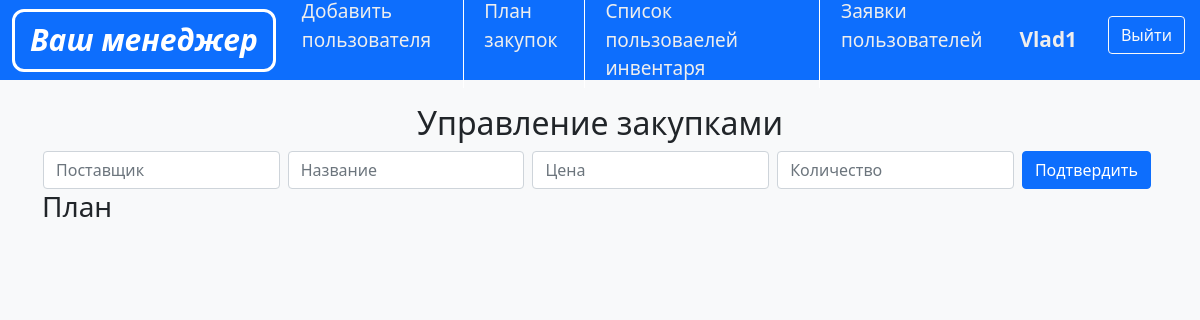
/plan_admin/ (signed in), run on an earlier commit of the app's database.
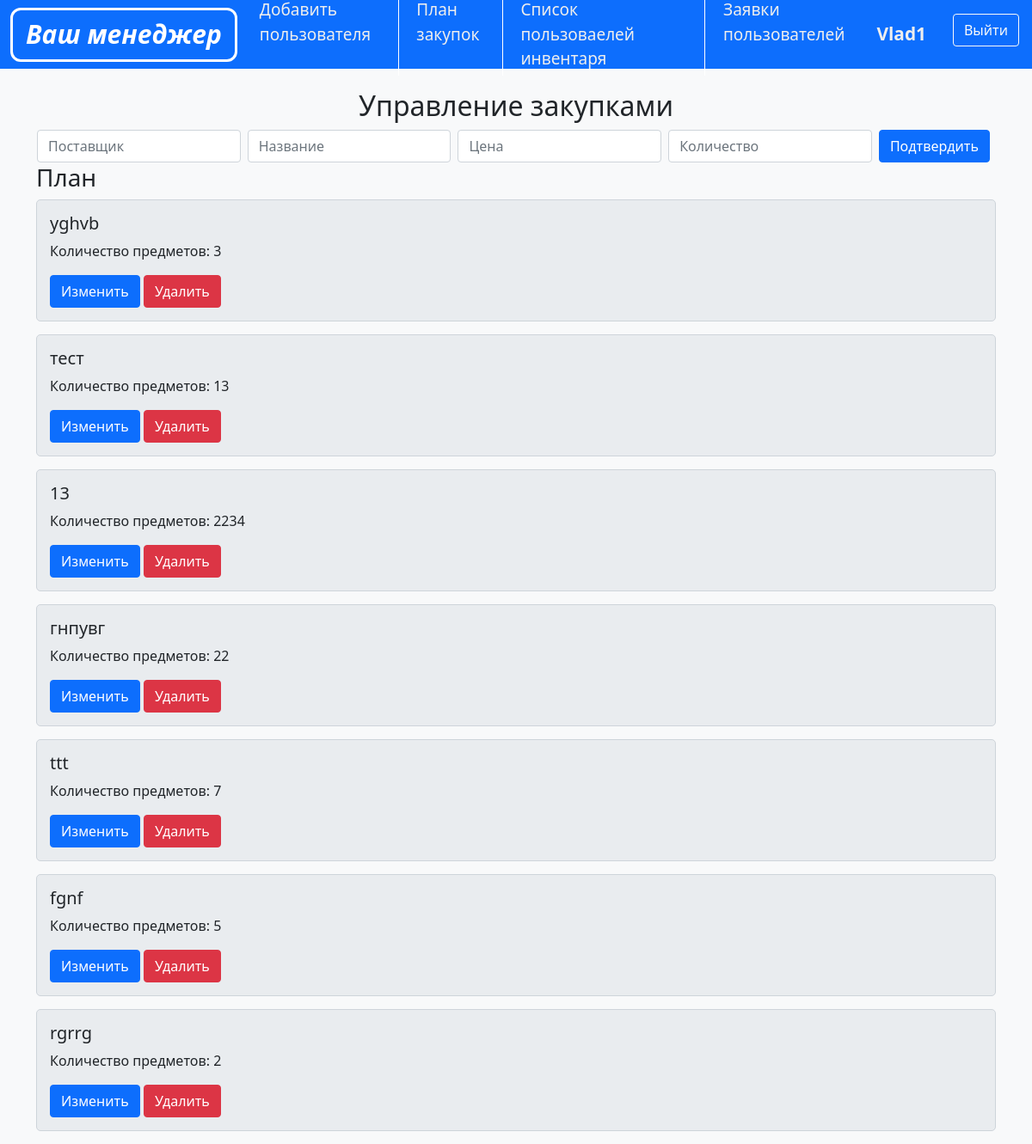
And on a later commit of the database.
### data/models/user.py (models this page shows)
class User(SqlAlchemyBase, UserMixin, SerializerMixin):
    __tablename__ = 'user'
    id = sqlalchemy.Column(sqlalchemy.Integer, primary_key=True)
    type = sqlalchemy.Column(sqlalchemy.String)
    password = sqlalchemy.Column(sqlalchemy.String)
    name = sqlalchemy.Column(sqlalchemy.String)
    invent = sqlalchemy.Column(sqlalchemy.Integer)

### data/models/procurments.py (models this page shows)
class Procurements(SqlAlchemyBase, UserMixin, SerializerMixin):
    __tablename__ = 'procurements'
    id = sqlalchemy.Column(sqlalchemy.Integer, primary_key=True)
    name = sqlalchemy.Column(sqlalchemy.String)
    count = sqlalchemy.Column(sqlalchemy.Integer)
    price = sqlalchemy.Column(sqlalchemy.Integer)
    supplier = sqlalchemy.Column(sqlalchemy.String)
    status = sqlalchemy.Column(sqlalchemy.String)

### main.py (the view)
@app.route('/plan_admin/', methods=["GET"])
@login_required
def plan_admin_get():
    cur_user = flask_login.current_user
    if cur_user.type == "admin":
        inventory = db_ses.query(Procurements).all()
        return render_template('plan_admin.html', name=cur_user.name, inventory=inventory)
    return "", 403

### main.py (called while the page is built)
@manager.user_loader
def load_user(user_id):
    return db_ses.query(User).get(user_id)

### templates/plan_admin.html (shortened to what this page needs)
{% extends "base.html" %}
{% block content %}
<div class="container">
    <div class="inventory-list">
        <h2 align="center">Управление закупками</h2>
        <table align="center">
            <tr>
                <form method="POST">
                    <td><input type="text" class="form-control" name="supplier" placeholder="Поставщик" required></td>
                    <td><input type="text" class="form-control" name="name_item" placeholder="Название" required></td>
                    <td><input type="number" class="form-control" name="price" placeholder="Цена" required></td>
                    <td><input type="number" class="form-control" name="quantity" placeholder="Количество" required>
                    </td>
                    <td>
                        <button class="btn btn-primary">Подтвердить</button>
                    </td>
                </form>
            </tr>
        </table>
    </div>
    <h3>План</h3>
    <div class="col-sm-12">
        {% for item in inventory %}
        <div class="col-md-28">
            <div class="inventory-item">
                <h5 id="itemName{{ item.id }}">{{ item.name }}</h5>
                <p>Количество предметов: <span id="itemCount{{ item.id }}">{{ item.count }}</span></p>
                <button class="btn btn-primary" onclick="toggleEditMode('{{ item.id }}', this)" data-editing="false">
                    Изменить
                </button>
                <button class="btn btn-danger" onclick="deleteItem('{{ item.id }}', this)"
                        data-editing="false">Удалить
                </button>
            </div>
        </div>
        {% endfor %}
    </div>
</div>
{% endblock %}

### templates/base.html (shortened to what this page needs)
<!DOCTYPE html>
<html lang="ru">
<head>
    <link href="https://cdn.jsdelivr.net/npm/bootstrap@5.1.3/dist/css/bootstrap.min.css" rel="stylesheet"
>
    <link rel="stylesheet" href="/static/css/style.css">
    <link rel="stylesheet" href="/static/css/admin_style.css">
</head>
<body>
<nav class="navbar navbar-expand-md navbar-dark bg-primary mb-4" style="display: flex; justify-content: space-between;">
    <div style="display: flex; justify-content: start; align-items: center;">
        <a href="/profile/" class="navbar-brand" style="margin-left: 12px">Ваш менеджер</a>
        <div style="display: flex; justify-content: space-around;">
            <a href="/add_users/" class="nav-link-tab">Добавить пользователя</a>
            <a href="/plan_admin/" class="nav-link-tab">План закупок</a>
            <a href="/list_admin/" class="nav-link-tab">Список пользоваелей инвентаря</a>
            <a href="/application_list/" class="nav-link-tab">Заявки пользователей</a>
        </div>
    </div>
    <div style="display: flex; justify-content: space-around;">
        <a href="/profile/" class="nav-link active">{{name}}</a>
        <a href="/выйти/">
            <button class="btn btn-outline-light" type="button" id="exit" style="margin-left: 15px; margin-right: 15px">Выйти</button>
        </a>
    </div>
</nav>
<main>
    {% block content %}{% endblock %}
</main>
</body>
</html>

### static/css/style.css (style rules this page uses)
.navbar-brand { font-size: 30px; font-style: oblique; font-weight: bold; border: 3px solid white; border-radius: 12px; margin: 5px; padding: 5px 15px 7px 15px; display: flex; }
.nav-link { font-size: 1.3rem; font-weight: bold; color: #eeeeee; }
.nav-link-tab { font-size: 19px; color: #eeeeee; display: block; padding: 0.5rem 1rem; text-decoration: none; transition: 0.1s; margin: 10px 5px; }
.inventory-list { margin-top: 20px; }
.inventory-item { background-color: #e9ecef; border: 1px solid #ced4da; border-radius: 5px; padding: 15px; margin-bottom: 15px; transition: transform 0.2s; cursor: pointer; }
body { background-color: #f8f9fa; }
td { padding-right: 7px; }

### static/css/admin_style.css (style rules this page uses)
.navbar { height: 80px; background-color: #0d6efd; }

What changed in the data, as far as the page shows it:
added Procurements: name "yghvb", count "3"
added Procurements: name "тест", count "13"
added Procurements: name "13", count "2234"
added Procurements: name "гнпувг", count "22"
added Procurements: name "ttt", count "7"
added Procurements: name "fgnf", count "5"
added Procurements: name "rgrrg", count "2"
